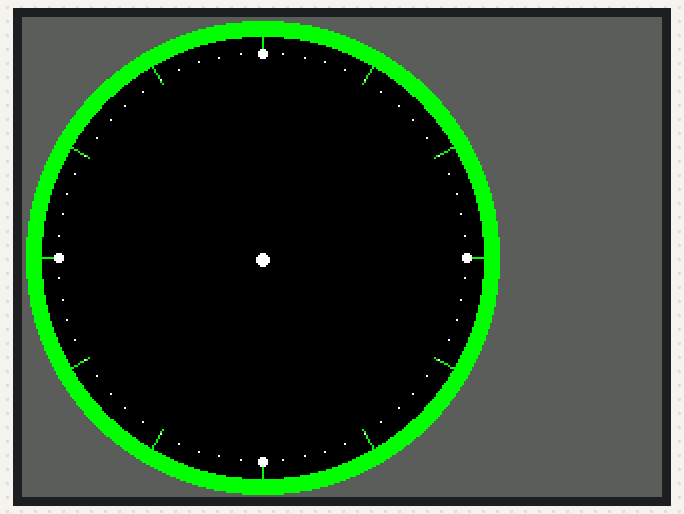
The sketch below on a simulated ESP32. Shown: 320×240 colour display.

Above: at 0.4 s.
At 4.4 s:
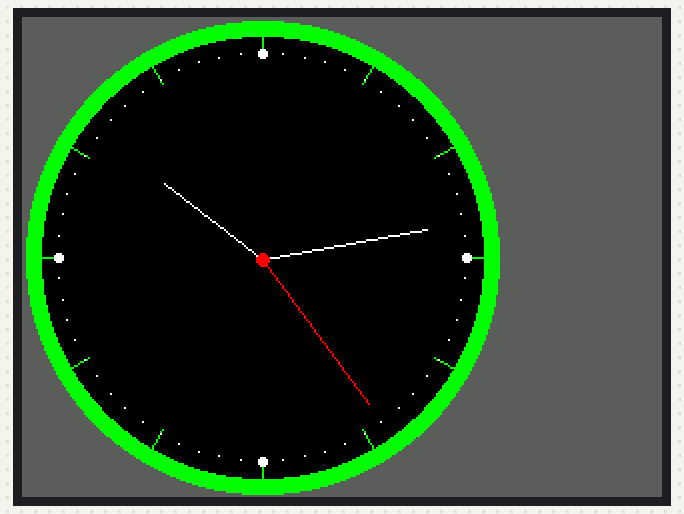
At 9.4 s:
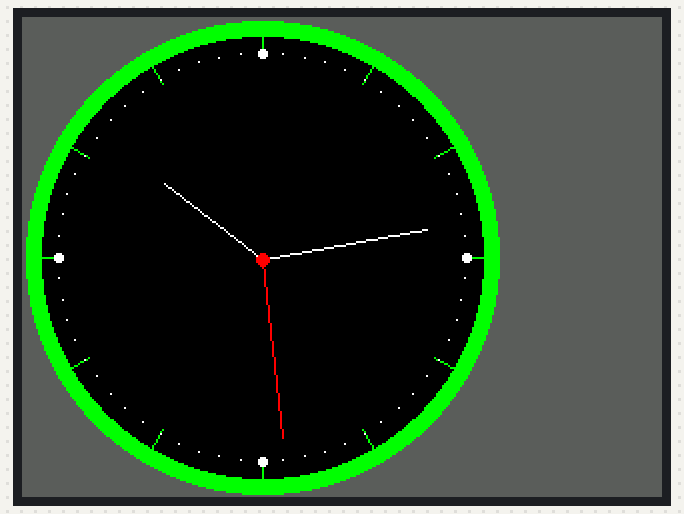
At 19.4 s:
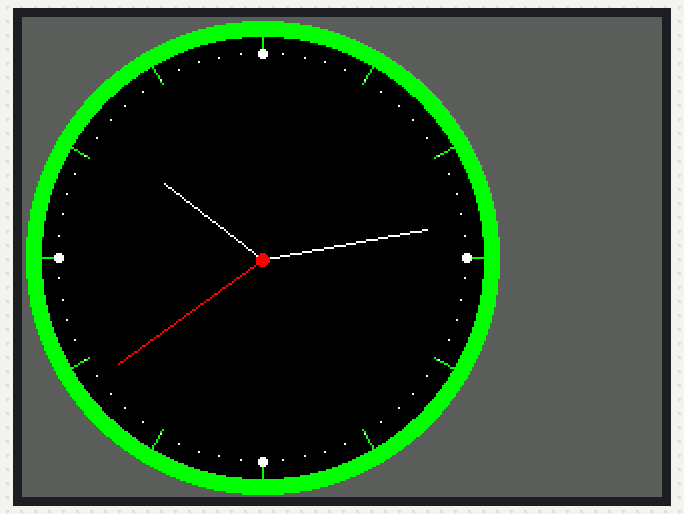
At 28.4 s:
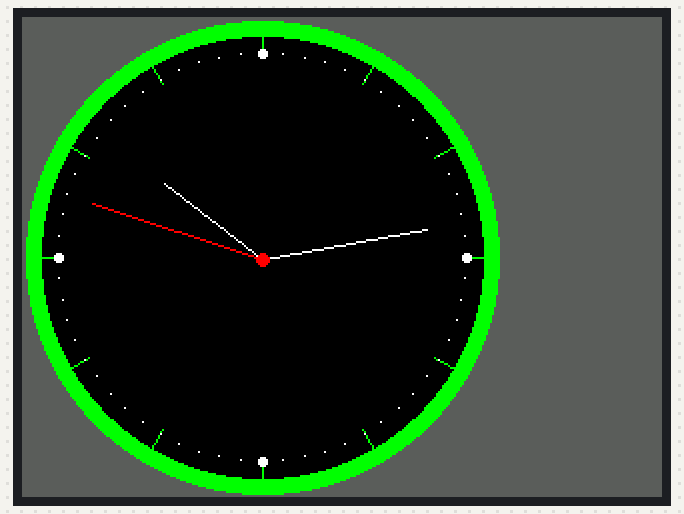
At 38.4 s:
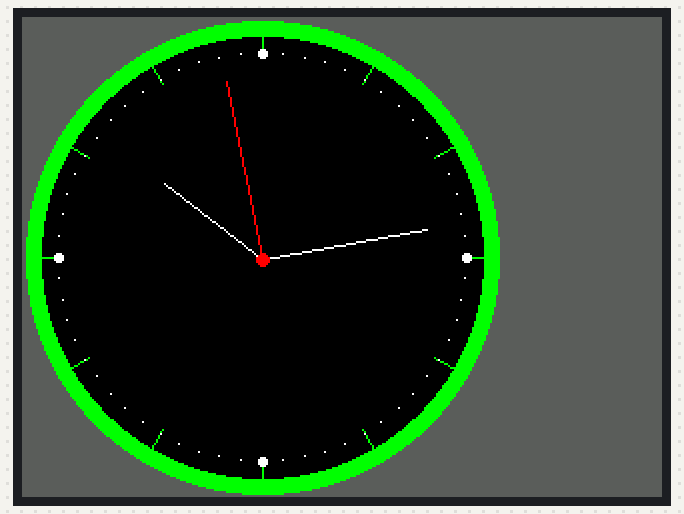

The sketch:

M5Stack_UHR.ino
```cpp
/*

 #########################################################################
 ###### DON'T FORGET TO UPDATE THE User_Setup.h FILE IN THE LIBRARY ######
 #########################################################################


 */

#include <M5Stack.h>

#define TFT_GREY 0x5AEB

float sx = 0, sy = 1, mx = 1, my = 0, hx = -1, hy = 0;    // Saved H, M, S x & y multipliers
float sdeg=0, mdeg=0, hdeg=0;
uint16_t osx=120, osy=120, omx=120, omy=120, ohx=120, ohy=120;  // Saved H, M, S x & y coords
uint16_t x0=0, x1=0, yy0=0, yy1=0;
uint32_t targetTime = 0;                    // for next 1 second timeout

static uint8_t conv2d(const char* p); // Forward declaration needed for IDE 1.6.x
uint8_t hh=conv2d(__TIME__), mm=conv2d(__TIME__+3), ss=conv2d(__TIME__+6);  // Get H, M, S from compile time

boolean initial = 1;

void setup(void) {
  M5.begin();
  // M5.Lcd.setRotation(0);

  //M5.Lcd.fillScreen(TFT_BLACK);
  //M5.Lcd.fillScreen(TFT_RED);
  //M5.Lcd.fillScreen(TFT_GREEN);
  //M5.Lcd.fillScreen(TFT_BLUE);
  //M5.Lcd.fillScreen(TFT_BLACK);
  M5.Lcd.fillScreen(TFT_GREY);

  M5.Lcd.setTextColor(TFT_WHITE, TFT_GREY);  // Adding a background colour erases previous text automatically

  // Draw clock face
  M5.Lcd.fillCircle(120, 120, 118, TFT_GREEN);
  M5.Lcd.fillCircle(120, 120, 110, TFT_BLACK);

  // Draw 12 lines
  for(int i = 0; i<360; i+= 30) {
    sx = cos((i-90)*0.0174532925);
    sy = sin((i-90)*0.0174532925);
    x0 = sx*114+120;
    yy0 = sy*114+120;
    x1 = sx*100+120;
    yy1 = sy*100+120;

    M5.Lcd.drawLine(x0, yy0, x1, yy1, TFT_GREEN);
  }

  // Draw 60 dots
  for(int i = 0; i<360; i+= 6) {
    sx = cos((i-90)*0.0174532925);
    sy = sin((i-90)*0.0174532925);
    x0 = sx*102+120;
    yy0 = sy*102+120;
    // Draw minute markers
    M5.Lcd.drawPixel(x0, yy0, TFT_WHITE);

    // Draw main quadrant dots
    if(i==0 || i==180) M5.Lcd.fillCircle(x0, yy0, 2, TFT_WHITE);
    if(i==90 || i==270) M5.Lcd.fillCircle(x0, yy0, 2, TFT_WHITE);
  }

  M5.Lcd.fillCircle(120, 121, 3, TFT_WHITE);

  // Draw text at position 120,260 using fonts 4
  // Only font numbers 2,4,6,7 are valid. Font 6 only contains characters [space] 0 1 2 3 4 5 6 7 8 9 : . - a p m
  // Font 7 is a 7 segment font and only contains characters [space] 0 1 2 3 4 5 6 7 8 9 : .
 //M5.Lcd.drawCentreString("KHF",120,260,4);

  targetTime = millis() + 1000;
}

void loop() {
  if (targetTime < millis()) {
    targetTime += 1000;
    ss++;              // Advance second
    if (ss==60) {
      ss=0;
      mm++;            // Advance minute
      if(mm>59) {
        mm=0;
        hh++;          // Advance hour
        if (hh>23) {
          hh=0;
        }
      }
    }

    // Pre-compute hand degrees, x & y coords for a fast screen update
    sdeg = ss*6;                  // 0-59 -> 0-354
    mdeg = mm*6+sdeg*0.01666667;  // 0-59 -> 0-360 - includes seconds
    hdeg = hh*30+mdeg*0.0833333;  // 0-11 -> 0-360 - includes minutes and seconds
    hx = cos((hdeg-90)*0.0174532925);
    hy = sin((hdeg-90)*0.0174532925);
    mx = cos((mdeg-90)*0.0174532925);
    my = sin((mdeg-90)*0.0174532925);
    sx = cos((sdeg-90)*0.0174532925);
    sy = sin((sdeg-90)*0.0174532925);

    if (ss==0 || initial) {
      initial = 0;
      // Erase hour and minute hand positions every minute
      M5.Lcd.drawLine(ohx, ohy, 120, 121, TFT_BLACK);
      ohx = hx*62+121;
      ohy = hy*62+121;
      M5.Lcd.drawLine(omx, omy, 120, 121, TFT_BLACK);
      omx = mx*84+120;
      omy = my*84+121;
    }

      // Redraw new hand positions, hour and minute hands not erased here to avoid flicker
      M5.Lcd.drawLine(osx, osy, 120, 121, TFT_BLACK);
      osx = sx*90+121;
      osy = sy*90+121;
      M5.Lcd.drawLine(osx, osy, 120, 121, TFT_RED);
      M5.Lcd.drawLine(ohx, ohy, 120, 121, TFT_WHITE);
      M5.Lcd.drawLine(omx, omy, 120, 121, TFT_WHITE);
      M5.Lcd.drawLine(osx, osy, 120, 121, TFT_RED);

    M5.Lcd.fillCircle(120, 121, 3, TFT_RED);
  }
}

static uint8_t conv2d(const char* p) {
  uint8_t v = 0;
  if ('0' <= *p && *p <= '9')
    v = *p - '0';
  return 10 * v + *++p - '0';
}
```

Measured:
- what the display in image 1 shows lasts 1.0 s, from 4.3 s to 5.3 s
